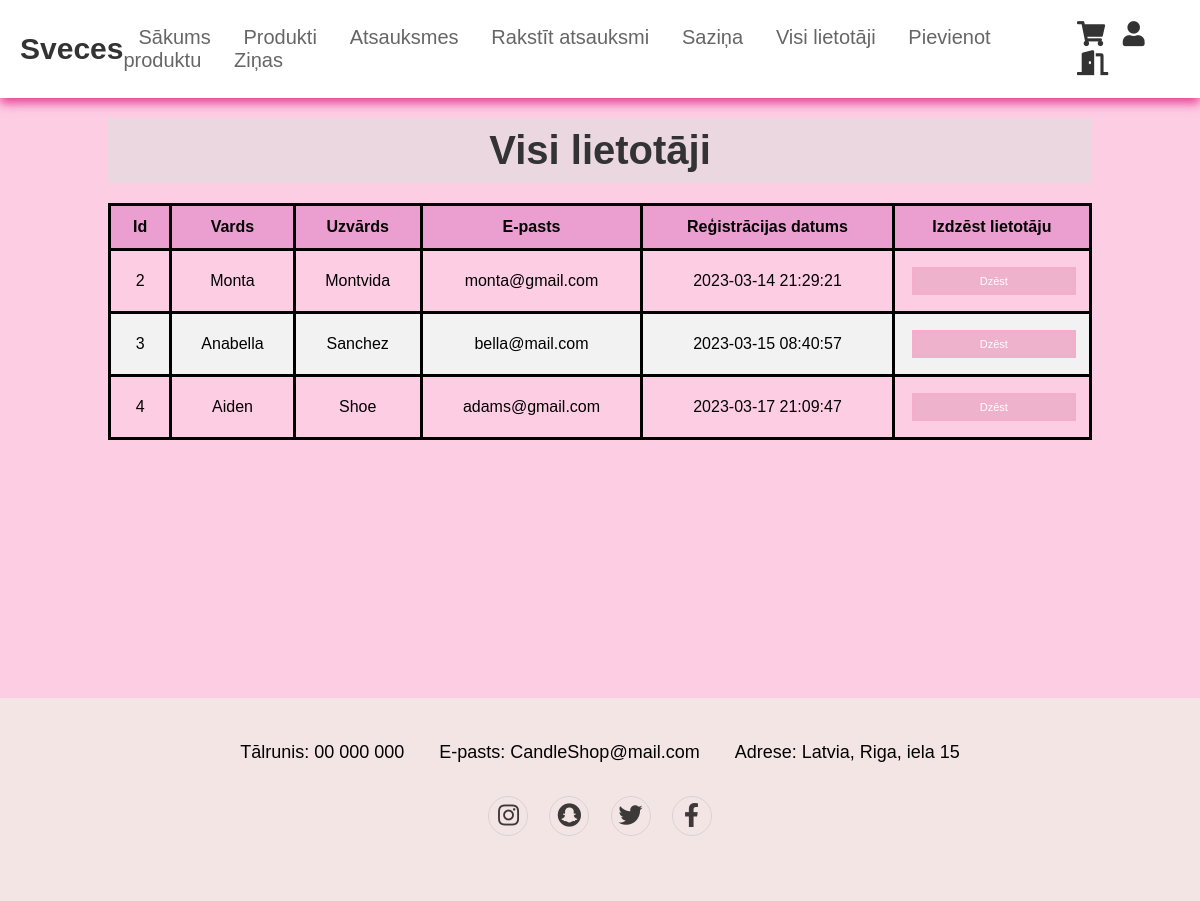
Page /allusers.php (signed in) on the committed database.
### tables this page shows
CREATE TABLE `users` (
  `user_id` int(11) NOT NULL,
  `first_name` varchar(255) NOT NULL,
  `last_name` varchar(255) NOT NULL,
  `email` varchar(255) NOT NULL,
  `password` varchar(255) NOT NULL,
  `role` int(11) NOT NULL,
  `register_date` datetime NOT NULL
);

### allusers.php (the view, shortened to what this page needs)
<?php
include_once 'header.php';
$query = "SELECT * FROM users";
$result = mysqli_query($conn, $query);
?>
<section class="allusers">
  <h1 class="heading">Visi lietotāji</h1>
  <div class="tbcon">
    <table class="alltable">
      <thead class="allthead">
        <tr class="alltr">
          <th class="allth">Id</th>
          <th class="allth">Vards</th>
          <th class="allth">Uzvārds</th>
          <th class="allth">E-pasts</th>
          <th class="allth">Reģistrācijas datums</th>
          <th class="allth">Izdzēst lietotāju</th>
        </tr>
      </thead>
      <tbody class="alltbody">
        <?php while ($user = mysqli_fetch_assoc($result)) : ?>
          <tr class="alltr">
            <td class="alltd"><?= $user['user_id'] ?></td>
            <td class="alltd"><?= $user['first_name'] ?></td>
            <td class="alltd"><?= $user['last_name'] ?></td>
            <td class="alltd"><?= $user['email'] ?></td>
            <td class="alltd"><?= $user['register_date'] ?></td>
            <td class="alltd"><a href="delete.php?uid=<?= $user['user_id'] ?>"><button class="inbtn">Dzēst</button></a></td>
          </tr>
        <?php endwhile; ?>
      </tbody>
    </table>
  </div>
</section>
<?php include_once 'footer.php'; ?>

### style.css (style rules this page uses)
* { margin:0; padding:0; box-sizing: border-box; font-family: Verdana, Geneva, Tahoma, sans-serif; outline: none; border:none; text-decoration: none; text-transform: none; transition: .2s linear; }
html { font-size: 62.5%; scroll-behavior: smooth; scroll-padding-top: 6rem; overflow-x: hidden; }
section { padding:2rem 9%; }
.heading { text-align: center; font-size: 4rem; color:#333; padding:1rem; margin:2rem 0; margin-top: auto; background:rgba(223, 222, 223, 0.615); }
.allusers { background-color: #fba6d090; min-height: 600px; }
.alltable { width: 100%; border-collapse: collapse; }
.alltd, .allth { padding: 12px 15px; border: 3px solid #000000; text-align: center; font-size: 16px; }
.allth { background-color: rgb(235, 158, 208); }
table { border-collapse: collapse; width: 100%; margin-top: 20px; }
th, td { text-align: left; padding: 8px; border: #0b0b0b 1px solid; }
th { background-color: #e474b46e; color: #000000; font-size: large; }
tr:nth-child(even) { background-color: #f2f2f2; }
button { background-color: #b8115f; border: none; color: white; padding: 8px 16px; text-align: center; text-decoration: none; display: inline-block; font-size: 14px; margin: 4px 2px; cursor: pointer; }
.inbtn { width: 100%; padding: 0.5rem 1rem; background-color: #efb2cd; color: #fff; font-size: 1.1rem; border: solid 3px #f3aecc; outline: none; cursor: pointer; transition: .3s; }

### rows in the picture
users: user_id "2", first_name "Monta", last_name "Montvida", email "monta@gmail.com", register_date "2023-03-14 21:29:21"
users: user_id "3", first_name "Anabella", last_name "Sanchez", email "bella@mail.com", register_date "2023-03-15 08:40:57"
users: user_id "4", first_name "Aiden", last_name "Shoe", email "adams@gmail.com", register_date "2023-03-17 21:09:47"
